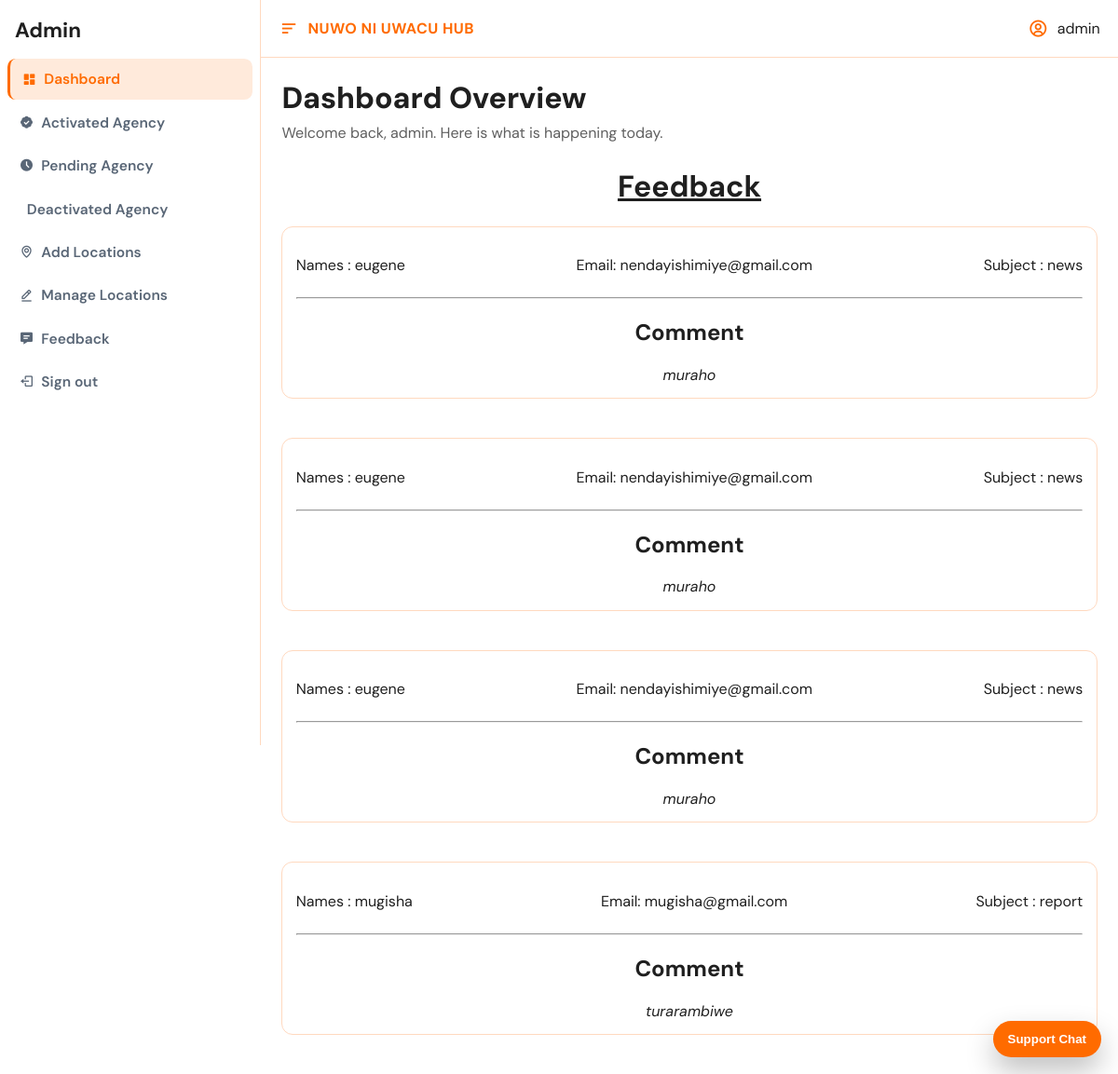
Page /admin_panel?fedback (signed in) on the committed database.
### tables this page shows
CREATE TABLE `feedback` (
  `fid` int(6) NOT NULL,
  `names` text NOT NULL,
  `femail` text NOT NULL,
  `fsub` text NOT NULL,
  `fcoment` text NOT NULL
);

### admin_panel.php (the view, shortened to what this page needs)
<?php
require 'connection.php';
?>
<!DOCTYPE html>
<html lang="en">
  <head>
    <link href="https://unpkg.com/boxicons@2.1.4/css/boxicons.min.css" rel="stylesheet"/>
    <link rel="stylesheet" href="./css/admin_panel.css" />
    <link rel="stylesheet" href="./css/agency_panel.css" />
  </head>
  <body>
    <div class="admin_body">
      <aside class="admin_aside">
        <h1>Admin</h1>
        <div class="admin_links">
          <a href="admin_panel?"><i class='bx bxs-dashboard'></i> Dashboard</a>
          <a href="admin_panel?activeted_agency"><i class='bx bxs-badge-check'></i> Activated Agency</a>
          <a href="admin_panel?pending_agency"><i class='bx bxs-time-five'></i> Pending Agency</a>
          <a href="admin_panel?deactiv_agency"><i class='bx bxs-block'></i> Deactivated Agency</a>
          <a href="admin_panel?locations"><i class='bx bx-map'></i> Add Locations</a>
          <a href="admin_panel?locations_nam"><i class='bx bx-edit-alt'></i> Manage Locations</a>
          <a href="admin_panel?fedback"><i class='bx bxs-message-detail'></i> Feedback</a>
          <a href="logout"><i class='bx bx-log-out'></i> Sign out</a>
        </div>
      </aside>
      <div class="admin_container">
        <header class="panel-topbar">
          <div class="panel-topbar-left">
            <i class='bx bx-menu-alt-left'></i>
            <strong>NUWO NI UWACU HUB</strong>
          </div>
          <div class="panel-topbar-right">
            <i class='bx bx-user-circle'></i>
            <span>admin</span>
          </div>
        </header>
        <section class="panel-overview">
          <h2>Dashboard Overview</h2>
          <p>Welcome back, admin. Here is what is happening today.</p>
        </section>
<?php
if(isset($_GET['locations'])){
    ?>
    <div class="agencies_Creation_form">
          <form action="brain" method="post">
            <h2>location Form</h2>
            <input
              type="text"
              name="from"
              id="agency_name"
              placeholder="From"
              required
            />
            <input
              type="text"
              name="to"
              id="agency_name"
              placeholder="To"
              required
            />
            <input
              type="number"
              name="price"
              id="agency_name"
              placeholder="Enter Amount Of Money"
              required
            />
            <input
              type="submit"
              name="add_dest"
              id="send_button"
              class="send_button"
              value="Add"
            />
          </form>
        </div>
    <?php
}
else if(isset($_GET['fedback'])){
  $sel="SELECT *FROM feedback";
  $query=mysqli_query($con,$sel);
  ?><h1><center><u>Feedback</u></center></h1><?php
  while($row=mysqli_fetch_array($query))
  {
    ?>
    <div class="nee">
      <div class="ndeba">
      <p>Names : <?php echo $row['names'];?></p>
      <p>Email: <?php echo $row['femail'];?></p>
      <p>Subject : <?php echo $row['fsub'];?></p>
    </div>
    <hr>
      <center><h2>Comment</h2>
      <i><?php echo $row['fcoment'];?></i></center>
    </div><br><br>
    <?php
  }
}
?>
      </div>
    </div>
  </body>
</html>

### css/admin_panel.css (style rules this page uses)
* { box-sizing: border-box; }
body { margin: 0; font-family: 'DM Sans', sans-serif; background: var(--page-bg); color: var(--text); }
a { text-decoration: none; }
.admin_body, .agency_admin_body { display: grid; grid-template-columns: 280px 1fr; min-height: 100vh; }
.admin_aside, .agency_admin_aside { background: var(--sidebar-bg); border-right: 1px solid var(--border); padding: 1.15rem 0; position: sticky; top: 0; height: 100vh; overflow-y: auto; }
.admin_aside h1, .agency_admin_aside h1 { margin: 0; padding: 0 1rem 1rem; font-size: 1.4rem; font-weight: 700; color: #1f1f1f; }
.admin_links, .agency_admin_links { display: grid; gap: 0.15rem; }
.admin_links a, .agency_admin_links > a, .dropbtn { margin: 0 0.5rem; border-radius: 0.55rem; color: #596676; font-weight: 600; font-size: 0.97rem; padding: 0.75rem 0.8rem; display: flex; align-items: center; gap: 0.5rem; cursor: pointer; transition: background 0.2s ease, color 0.2s ease; }
.admin_links a:first-child, .agency_admin_links > a:first-child { background: rgba(255, 107, 0, 0.14); color: var(--accent); border-left: 3px solid var(--accent); }
.admin_container, .agency_admin_container { padding: 0; }
.panel-topbar { height: 62px; background: var(--surface); border-bottom: 1px solid var(--border); padding: 0 1.2rem; display: flex; align-items: center; justify-content: space-between; position: sticky; top: 0; z-index: 100; }
.panel-topbar-left, .panel-topbar-right { display: flex; align-items: center; gap: 0.6rem; }
.panel-topbar-left i, .panel-topbar-right i { font-size: 1.35rem; color: #ff6b00; }
.panel-topbar-left strong { color: var(--accent); letter-spacing: 0.03em; }
.panel-overview { padding: 1.4rem 1.4rem 0.3rem; }
.panel-overview h2 { margin: 0; font-size: 2rem; font-weight: 800; }
.panel-overview p { margin: 0.35rem 0 0; color: var(--muted); }
.admin_container > :not(.panel-topbar):not(.panel-overview), .agency_admin_container > :not(.panel-topbar):not(.panel-overview) { margin-left: 1.4rem; margin-right: 1.4rem; }
.nee { background: var(--surface); border: 1px solid var(--border); border-radius: 12px; padding: 0.9rem; }
.ndeba { display: flex; justify-content: space-between; gap: 0.8rem; }

### rows in the picture
feedback: names "eugene", femail "nendayishimiye@gmail.com", fsub "news", fcoment "muraho"
feedback: names "eugene", femail "nendayishimiye@gmail.com", fsub "news", fcoment "muraho"
feedback: names "eugene", femail "nendayishimiye@gmail.com", fsub "news", fcoment "muraho"
feedback: names "mugisha", femail "mugisha@gmail.com", fsub "report", fcoment "turarambiwe"
